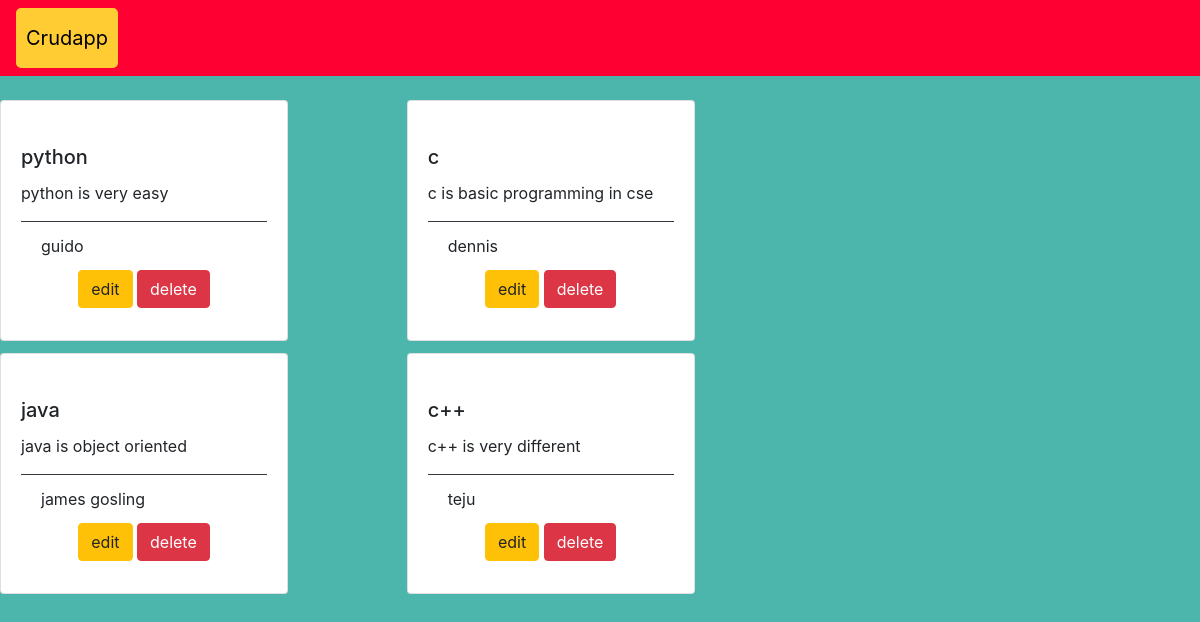
The page / on the database its author committed.
### Crudapp/models.py (models this page shows, shortened)
class book(models.Model):
	title = models.CharField(max_length=100)
	author = models.CharField(max_length=100)
	page = models.IntegerField(default=0)
	summary = models.TextField()
	category = models.ManyToManyField(category,related_name='book')
	pdf = models.FileField(upload_to = 'pdf')
	recommanded_books = models.BooleanField(default=False)
	bussiness_books = models.BooleanField(default=False)
	fiction_books = models.BooleanField(default=False)

### Crudapp/views.py (the view)
# urls.py: path('', views.index, name = 'python'),
def index(request):
    x= book.objects.all()
    return render(request, 'book/library.html', {'x': x})
    if upload():
    	upload.save()
    else:
    	return redirect('index')

### Crudapp/templates/book/library.html (shortened to what this page needs)
<!DOCTYPE html>
{% load static %}
<html>
<head>
    <link rel="stylesheet" href="https://stackpath.bootstrapcdn.com/bootstrap/4.3.1/css/bootstrap.min.css"
integrity="sha384-ggOyR0iXCbMQv3Xipma34MD+dH/1fQ784/j6cY/iJTQUOhcWr7x9JvoRxT2MZw1T">
</head>
<body style="background-color:#4DB6AC;">
<nav class="navbar navbar-light" style="background-color:#FF0033;">
    <a href="#" class="navbar-brand" style="background-color:#FFCC33;color:#000000;border-width:10px;border-color:#FFCC33;border-style:solid;border-spacing:30px;border-radius: 5px;">Crudapp</a>
</nav>
<br>
{% block content %}
<div class="card-columns">
    {% for book in x %}
    <div class="card" style="width: 18rem;">
  <div class="card-body">
    <h5 class="card-title">{{ book.title }}</h5>
    <p class="card-text">{{ book.summary }}</p>
   <div class="card-footer bg-transparent border-dark">
   <p class="card-title">{{book.author}}</p>
   <center>
       <a href="update/{{book.id}}" class="btn btn-warning" id = '{{book.id}}'>edit</a>
       <a href="delete/{{book.summary}}" class="btn btn-danger" id = '{{book.summary}}'>delete</a>
    </center>
    </div>
  </div>
</div>
    {% endfor %}
</div>
{% endblock %}
</body>
</html>

### rows shown on the page
book: title "python", summary "python is very easy", author "guido"
book: title "java", summary "java is object oriented", author "james gosling"
book: title "c", summary "c is basic programming in cse", author "dennis"
book: title "c++", summary "c++ is very different", author "teju"
